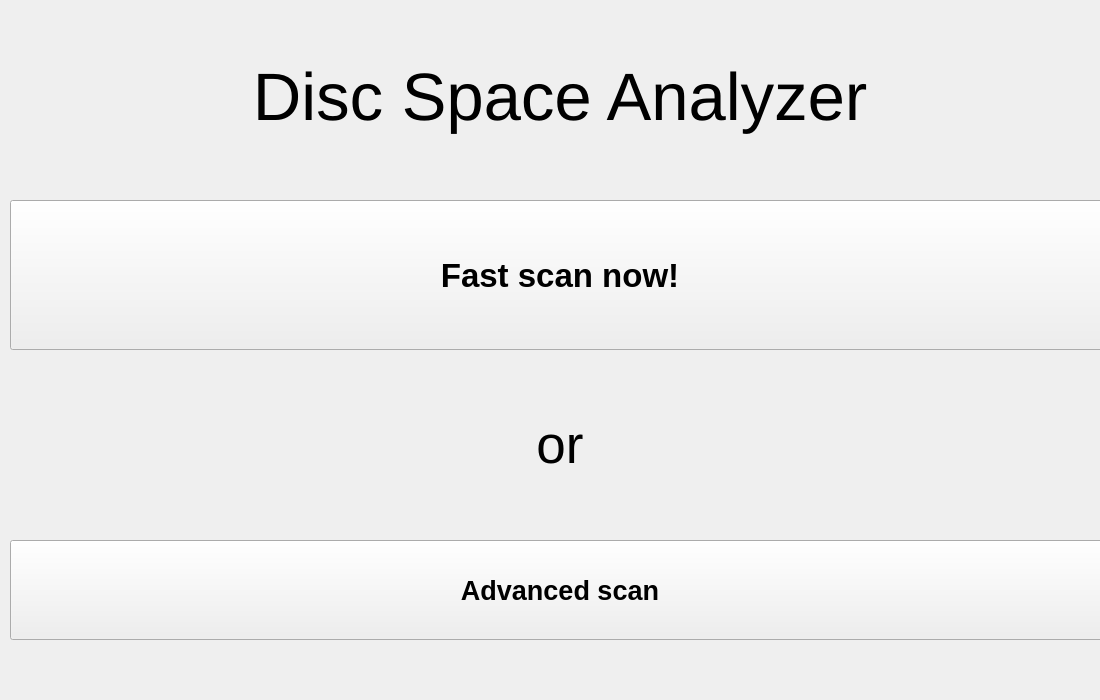
<?xml version="1.0" encoding="UTF-8"?>
<ui version="4.0">
 <class>Form</class>
 <widget class="QWidget" name="Form">
  <property name="geometry">
   <rect>
    <x>0</x>
    <y>0</y>
    <width>1100</width>
    <height>700</height>
   </rect>
  </property>
  <property name="windowTitle">
   <string>Form</string>
  </property>
  <widget class="QWidget" name="verticalLayoutWidget">
   <property name="geometry">
    <rect>
     <x>10</x>
     <y>0</y>
     <width>1100</width>
     <height>700</height>
    </rect>
   </property>
   <layout class="QVBoxLayout" name="verticalLayout">
    <item>
     <widget class="QLabel" name="label">
      <property name="sizePolicy">
       <sizepolicy hsizetype="Preferred" vsizetype="Fixed">
        <horstretch>0</horstretch>
        <verstretch>0</verstretch>
       </sizepolicy>
      </property>
      <property name="minimumSize">
       <size>
        <width>0</width>
        <height>0</height>
       </size>
      </property>
      <property name="font">
       <font>
        <pointsize>50</pointsize>
       </font>
      </property>
      <property name="autoFillBackground">
       <bool>false</bool>
      </property>
      <property name="text">
       <string>Disc Space Analyzer</string>
      </property>
      <property name="alignment">
       <set>Qt::AlignCenter</set>
      </property>
     </widget>
    </item>
    <item>
     <widget class="QPushButton" name="fastScanButton">
      <property name="minimumSize">
       <size>
        <width>0</width>
        <height>150</height>
       </size>
      </property>
      <property name="font">
       <font>
        <pointsize>25</pointsize>
        <weight>75</weight>
        <bold>true</bold>
       </font>
      </property>
      <property name="text">
       <string>Fast scan now!</string>
      </property>
     </widget>
    </item>
    <item>
     <widget class="QLabel" name="label_2">
      <property name="sizePolicy">
       <sizepolicy hsizetype="Preferred" vsizetype="Fixed">
        <horstretch>0</horstretch>
        <verstretch>0</verstretch>
       </sizepolicy>
      </property>
      <property name="minimumSize">
       <size>
        <width>50</width>
        <height>10</height>
       </size>
      </property>
      <property name="font">
       <font>
        <pointsize>40</pointsize>
       </font>
      </property>
      <property name="text">
       <string>or</string>
      </property>
      <property name="alignment">
       <set>Qt::AlignCenter</set>
      </property>
     </widget>
    </item>
    <item>
     <widget class="QPushButton" name="advancedScanButton">
      <property name="minimumSize">
       <size>
        <width>0</width>
        <height>100</height>
       </size>
      </property>
      <property name="font">
       <font>
        <pointsize>20</pointsize>
        <weight>75</weight>
        <bold>true</bold>
       </font>
      </property>
      <property name="text">
       <string>Advanced scan</string>
      </property>
     </widget>
    </item>
   </layout>
  </widget>
 </widget>
 <resources/>
 <connections/>
</ui>
